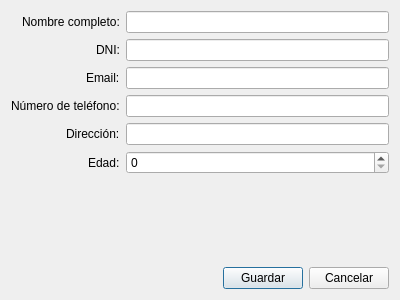
<?xml version="1.0" encoding="UTF-8"?>
<ui version="4.0">
 <class>EditClientDialog</class>
 <widget class="QDialog" name="EditClientDialog">
  <property name="geometry">
   <rect>
    <x>0</x>
    <y>0</y>
    <width>400</width>
    <height>300</height>
   </rect>
  </property>
  <property name="windowTitle">
   <string>Editar Cliente</string>
  </property>
  <layout class="QVBoxLayout" name="verticalLayout">
   <item>
    <layout class="QFormLayout" name="formLayout">
     <property name="labelAlignment">
      <set>Qt::AlignRight|Qt::AlignVCenter</set>
     </property>
     <property name="formAlignment">
      <set>Qt::AlignLeft|Qt::AlignTop</set>
     </property>
     <!-- Nombre completo -->
     <item row="0" column="0">
      <widget class="QLabel" name="nameLabel">
       <property name="text">
        <string>Nombre completo:</string>
       </property>
      </widget>
     </item>
     <item row="0" column="1">
      <widget class="QLineEdit" name="nameLineEdit"/>
     </item>
     <!-- DNI -->
     <item row="1" column="0">
      <widget class="QLabel" name="dniLabel">
       <property name="text">
        <string>DNI:</string>
       </property>
      </widget>
     </item>
     <item row="1" column="1">
      <widget class="QLineEdit" name="dniLineEdit"/>
     </item>
     <!-- Email -->
     <item row="2" column="0">
      <widget class="QLabel" name="emailLabel">
       <property name="text">
        <string>Email:</string>
       </property>
      </widget>
     </item>
     <item row="2" column="1">
      <widget class="QLineEdit" name="emailLineEdit"/>
     </item>
     <!-- Número de teléfono -->
     <item row="3" column="0">
      <widget class="QLabel" name="phoneLabel">
       <property name="text">
        <string>Número de teléfono:</string>
       </property>
      </widget>
     </item>
     <item row="3" column="1">
      <widget class="QLineEdit" name="phoneLineEdit"/>
     </item>
     <!-- Dirección -->
     <item row="4" column="0">
      <widget class="QLabel" name="addressLabel">
       <property name="text">
        <string>Dirección:</string>
       </property>
      </widget>
     </item>
     <item row="4" column="1">
      <widget class="QLineEdit" name="addressLineEdit"/>
     </item>
     <!-- Edad -->
     <item row="5" column="0">
      <widget class="QLabel" name="ageLabel">
       <property name="text">
        <string>Edad:</string>
       </property>
      </widget>
     </item>
     <item row="5" column="1">
      <widget class="QSpinBox" name="ageSpinBox">
       <property name="minimum">
        <number>0</number>
       </property>
       <property name="maximum">
        <number>150</number>
       </property>
      </widget>
     </item>
    </layout>
   </item>
   <!-- Botones de acción -->
   <item>
    <layout class="QHBoxLayout" name="buttonLayout">
     <item>
      <spacer name="horizontalSpacer">
       <property name="orientation">
        <enum>Qt::Horizontal</enum>
       </property>
       <property name="sizeHint" stdset="0">
        <size>
         <width>40</width>
         <height>20</height>
        </size>
       </property>
      </spacer>
     </item>
     <item>
      <widget class="QPushButton" name="saveButton">
       <property name="text">
        <string>Guardar</string>
       </property>
       <property name="default">
        <bool>true</bool>
       </property>
      </widget>
     </item>
     <item>
      <widget class="QPushButton" name="cancelButton">
       <property name="text">
        <string>Cancelar</string>
       </property>
      </widget>
     </item>
    </layout>
   </item>
  </layout>
 </widget>
 <resources/>
 <connections/>
</ui>
